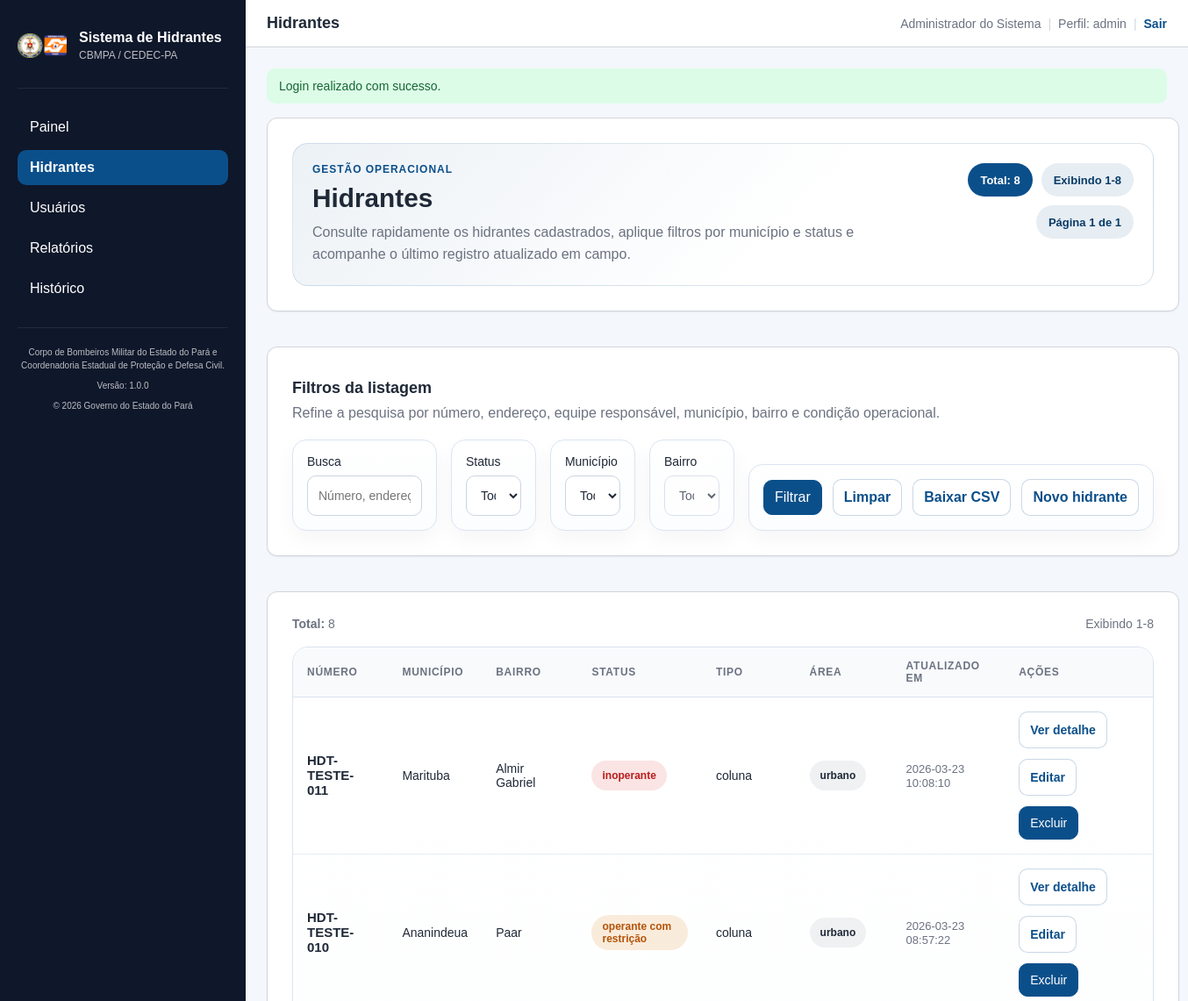
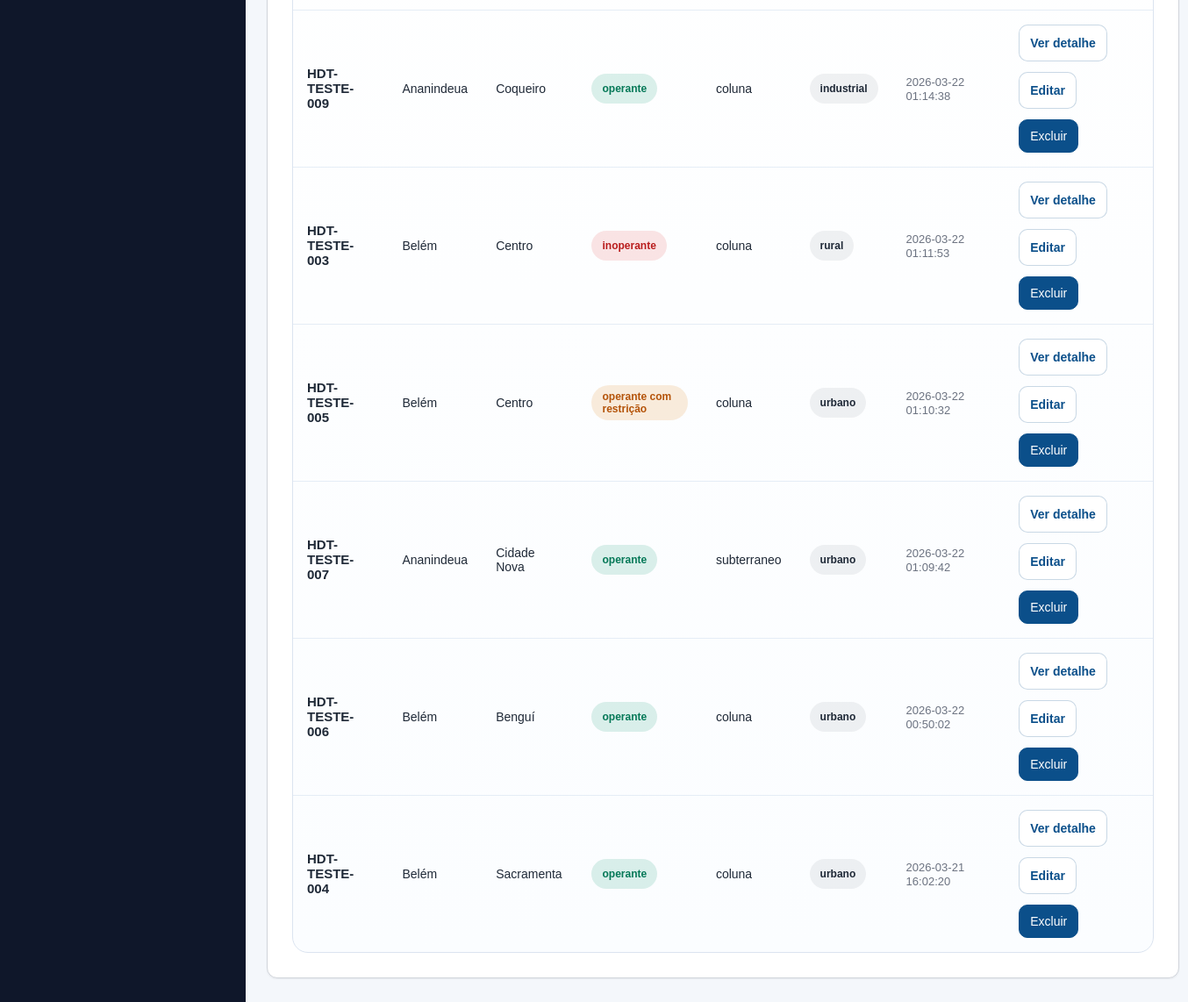
Screenshot of /hidrantes (signed in) with the database file from the repository (2 pictures, top to bottom).
### tables this page shows
CREATE TABLE hidrantes (
    id BIGINT UNSIGNED NOT NULL AUTO_INCREMENT,
    numero_hidrante VARCHAR(20) NOT NULL,
    equipe_responsavel VARCHAR(150) NOT NULL,
    area ENUM('urbano', 'industrial', 'rural') NOT NULL,
    existe_no_local ENUM('sim', 'nao') NOT NULL,
    tipo_hidrante ENUM('coluna', 'subterraneo', 'parede', 'outro') NOT NULL,
    acessibilidade ENUM('sim', 'nao') NOT NULL,
    tampo_conexoes ENUM('integra', 'danificadas', 'ausentes') NOT NULL,
    tampas_ausentes VARCHAR(100) NULL,
    caixa_protecao ENUM('sim', 'nao') NOT NULL,
    condicao_caixa ENUM('boa', 'regular', 'ruim') NULL,
    presenca_agua_interior ENUM('sim', 'nao') NOT NULL,
    teste_realizado ENUM('sim', 'nao') NOT NULL,
    resultado_teste ENUM('funcionando normalmente', 'vazamento', 'vazao insuficiente', 'nao funcionou') NULL,
    status_operacional ENUM('operante', 'operante com restricao', 'inoperante') NOT NULL,
    municipio_id BIGINT UNSIGNED NOT NULL,
    bairro_id BIGINT UNSIGNED NULL,
    endereco VARCHAR(255) NOT NULL,
    latitude DECIMAL(10,7) NULL,
    longitude DECIMAL(10,7) NULL,
    foto_01 VARCHAR(255) NULL,
    foto_02 VARCHAR(255) NULL,
    foto_03 VARCHAR(255) NULL,
    criado_em DATETIME NOT NULL DEFAULT CURRENT_TIMESTAMP,
    atualizado_em DATETIME NOT NULL DEFAULT CURRENT_TIMESTAMP ON UPDATE CURRENT_TIMESTAMP,
    criado_por_usuario_id BIGINT UNSIGNED NULL,
    atualizado_por_usuario_id BIGINT UNSIGNED NULL,
    deleted_at DATETIME NULL,
    deleted_por_usuario_id BIGINT UNSIGNED NULL,

    CONSTRAINT pk_hidrantes PRIMARY KEY (id),
    CONSTRAINT uq_hidrantes_numero UNIQUE (numero_hidrante),
    CONSTRAINT fk_hidrantes_municipio
        FOREIGN KEY (municipio_id)
        REFERENCES municipios (id)
        ON UPDATE CASCADE
        ON DELETE RESTRICT,
    CONSTRAINT fk_hidrantes_bairro
        FOREIGN KEY (bairro_id)
        REFERENCES bairros (id)
        ON UPDATE CASCADE
        ON DELETE SET NULL,
    CONSTRAINT fk_hidrantes_criado_por
        FOREIGN KEY (criado_por_usuario_id)
        REFERENCES usuarios (id)
        ON UPDATE CASCADE
        ON DELETE SET NULL,
    CONSTRAINT fk_hidrantes_atualizado_por
        FOREIGN KEY (atualizado_por_usuario_id)
        REFERENCES usuarios (id)
        ON UPDATE CASCADE
        ON DELETE SET NULL,
    CONSTRAINT chk_hidrantes_latitude
        CHECK (latitude IS NULL OR (latitude >= -90.0000000 AND latitude <= 90.0000000)),
    CONSTRAINT chk_hidrantes_longitude
        CHECK (longitude IS NULL OR (longitude >= -180.0000000 AND longitude <= 180.0000000)),
    CONSTRAINT chk_hidrantes_resultado_teste
        CHECK (
            (teste_realizado = 'sim')
            OR (teste_realizado = 'nao' AND resultado_teste IS NULL)
        ),
    CONSTRAINT fk_hidrantes_deleted_por
        FOREIGN KEY (deleted_por_usuario_id)
        REFERENCES usuarios (id)
        ON UPDATE CASCADE
        ON DELETE SET NULL
);

CREATE TABLE municipios (
    id BIGINT UNSIGNED NOT NULL AUTO_INCREMENT,
    nome VARCHAR(150) NOT NULL,
    codigo_ibge VARCHAR(20) NULL,
    uf CHAR(2) NOT NULL DEFAULT 'PA',
    ativo TINYINT(1) NOT NULL DEFAULT 1,

    CONSTRAINT pk_municipios PRIMARY KEY (id),
    CONSTRAINT uq_municipios_nome UNIQUE (nome),
    CONSTRAINT uq_municipios_codigo_ibge UNIQUE (codigo_ibge)
);

CREATE TABLE bairros (
    id BIGINT UNSIGNED NOT NULL AUTO_INCREMENT,
    municipio_id BIGINT UNSIGNED NOT NULL,
    nome VARCHAR(150) NOT NULL,
    codigo_ibge VARCHAR(30) NULL,
    geojson_referencia LONGTEXT NULL,
    ativo TINYINT(1) NOT NULL DEFAULT 1,

    CONSTRAINT pk_bairros PRIMARY KEY (id),
    CONSTRAINT uq_bairros_municipio_nome UNIQUE (municipio_id, nome),
    CONSTRAINT uq_bairros_codigo_ibge UNIQUE (codigo_ibge),
    CONSTRAINT fk_bairros_municipio
        FOREIGN KEY (municipio_id)
        REFERENCES municipios (id)
        ON UPDATE CASCADE
        ON DELETE RESTRICT
);

### hidrantes_app/resources/views/hidrantes/index.php (the view, shortened to what the rows shown need)
<?php
$auth = Session::get('auth');
$perfil = $auth['perfil'] ?? '';
$pagination = $pagination ?? [
    'current_page' => 1,
    'per_page' => 15,
    'total' => 0,
    'last_page' => 1,
    'from' => 0,
    'to' => 0,
];
function build_csv_url(array $filters): string
{
    $query = array_filter([
        'q' => $filters['q'] ?? '',
        'status_operacional' => $filters['status_operacional'] ?? '',
        'municipio_id' => $filters['municipio_id'] ?? '',
        'bairro_id' => $filters['bairro_id'] ?? '',
    ], static fn($value) => $value !== null && $value !== '');
    $suffix = $query === [] ? '' : '?' . http_build_query($query);
    return '/hidrantes/exportar/csv' . $suffix;
}
function hidrante_photo_items(array $hidrante): array
{
    $items = [];
    foreach (['foto_01', 'foto_02', 'foto_03'] as $index => $field) {
        $filename = trim((string) ($hidrante[$field] ?? ''));
        if ($filename === '') {
            continue;
        }
        $items[] = [
            'label' => 'Foto ' . ($index + 1),
            'url' => '/uploads/hidrantes/' . rawurlencode($filename),
        ];
    }
    return $items;
}
function hidrante_detail_payload(array $hidrante): string
{
    $payload = [
        'numero_hidrante' => (string) ($hidrante['numero_hidrante'] ?? '-'),
        'equipe_responsavel' => (string) ($hidrante['equipe_responsavel'] ?? '-'),
        'area' => (string) ($hidrante['area'] ?? '-'),
        'existe_no_local' => (string) ($hidrante['existe_no_local'] ?? '-'),
        'tipo_hidrante' => (string) ($hidrante['tipo_hidrante'] ?? '-'),
        'acessibilidade' => (string) ($hidrante['acessibilidade'] ?? '-'),
        'tampo_conexoes' => (string) ($hidrante['tampo_conexoes'] ?? '-'),
        'tampas_ausentes' => (string) ($hidrante['tampas_ausentes'] ?? '-'),
        'caixa_protecao' => (string) ($hidrante['caixa_protecao'] ?? '-'),
        'condicao_caixa' => (string) ($hidrante['condicao_caixa'] ?? '-'),
        'presenca_agua_interior' => (string) ($hidrante['presenca_agua_interior'] ?? '-'),
        'teste_realizado' => (string) ($hidrante['teste_realizado'] ?? '-'),
        'resultado_teste' => (string) ($hidrante['resultado_teste'] ?? '-'),
        'status_operacional' => (string) ($hidrante['status_operacional'] ?? '-'),
        'municipio_nome' => (string) ($hidrante['municipio_nome'] ?? '-'),
        'bairro_nome' => (string) (($hidrante['bairro_nome'] ?? '') !== '' ? $hidrante['bairro_nome'] : '-'),
        'endereco' => (string) ($hidrante['endereco'] ?? '-'),
        'latitude' => (string) ($hidrante['latitude'] ?? ''),
        'longitude' => (string) ($hidrante['longitude'] ?? ''),
        'criado_em' => (string) ($hidrante['criado_em'] ?? '-'),
        'atualizado_em' => (string) ($hidrante['atualizado_em'] ?? '-'),
        'fotos' => hidrante_photo_items($hidrante),
    ];
    $json = json_encode($payload, JSON_UNESCAPED_UNICODE | JSON_UNESCAPED_SLASHES);
    return $json === false ? '{}' : e($json);
}
function hidrante_status_class(?string $status): string
{
    return match (strtolower(trim((string) $status))) {
        'operante' => 'is-operante',
        'operante com restricao' => 'is-restricao',
        'inoperante' => 'is-inoperante',
        default => 'is-neutral',
    };
}
?>
<div class="hidrante-listing-page">
    <section class="card hidrante-listing-card hidrante-listing-hero">
        <div class="hidrante-form-header">
            <div class="hidrante-form-header-copy">
                <p class="hidrante-form-eyebrow">Gestão operacional</p>
                <h1><?= e($title) ?></h1>
                <p class="hidrante-form-description">
                    Consulte rapidamente os hidrantes cadastrados, aplique filtros por município e status e acompanhe o último registro atualizado em campo.
                </p>
            </div>
            <div class="hidrante-form-header-badges">
                <span class="hidrante-form-badge">Total: <?= (int) $pagination['total'] ?></span>
                <span class="hidrante-form-badge is-soft">Exibindo <?= (int) $pagination['from'] ?>-<?= (int) $pagination['to'] ?></span>
                <span class="hidrante-form-badge is-soft">Página <?= (int) $pagination['current_page'] ?> de <?= (int) $pagination['last_page'] ?></span>
            </div>
        </div>
    </section>
    <section class="card hidrante-listing-card">
        <div class="hidrante-form-divider">
            <h3>Filtros da listagem</h3>
            <p>Refine a pesquisa por número, endereço, equipe responsável, município, bairro e condição operacional.</p>
        </div>
        <form method="GET" action="/hidrantes" class="filters-grid hidrante-listing-filters">
            <label>Busca
                <input
                    type="text"
                    name="q"
                    value="<?= e($filters['q'] ?? '') ?>"
                    placeholder="Número, endereço ou equipe responsável"
                >
            </label>
            <label>Status
                <select name="status_operacional">
                    <option value="">Todos</option>
                </select>
            </label>
            <label>Município
                <select name="municipio_id" id="filter-municipio-id">
                    <option value="">Todos</option>
                </select>
            </label>
            <label>Bairro
                <select
                    name="bairro_id"
                    id="filter-bairro-id"
                    <?= empty($filters['municipio_id']) ? 'disabled' : '' ?>
                    data-selected-bairro-id="<?= e((string) ($filters['bairro_id'] ?? '')) ?>"
                >
                    <option value="">Todos</option>
                </select>
            </label>
            <div class="actions-inline hidrante-listing-actions">
                <button type="submit">Filtrar</button>
                <a class="btn-secondary" href="/hidrantes">Limpar</a>
                <a class="btn-secondary" href="<?= e(build_csv_url($filters)) ?>">Baixar CSV</a>
                <?php if (in_array($perfil, ['admin', 'gestor'], true)): ?>
                    <a class="btn-secondary" href="/hidrantes/novo">Novo hidrante</a>
                <?php endif; ?>
            </div>
        </form>
    </section>
    <section class="card hidrante-listing-card">
        <div class="table-header hidrante-listing-results-header">
            <div>
                <strong>Total:</strong> <?= (int) $pagination['total'] ?>
            </div>
            <div>
                Exibindo <?= (int) $pagination['from'] ?>-<?= (int) $pagination['to'] ?>
            </div>
        </div>
        <div class="hidrante-table-shell">
            <table class="hidrante-table">
                <thead>
                <tr>
                    <th>Número</th>
                    <th>Município</th>
                    <th>Bairro</th>
                    <th>Status</th>
                    <th>Tipo</th>
                    <th>Área</th>
                    <th>Atualizado em</th>
                    <th>Ações</th>
                </tr>
                </thead>
                <tbody>
                <?php if (empty($hidrantes)): ?>
                    <tr>
                        <td colspan="8" class="hidrante-table-empty">Nenhum hidrante encontrado.</td>
                    </tr>
                <?php else: ?>
                    <?php foreach ($hidrantes as $hidrante): ?>
                        <tr>
                            <td data-label="Número">
                                <div class="hidrante-table-primary"><?= e($hidrante['numero_hidrante']) ?></div>
                            </td>
                            <td data-label="Município"><?= e($hidrante['municipio_nome']) ?></td>
                            <td data-label="Bairro"><?= e($hidrante['bairro_nome'] ?? '-') ?></td>
                            <td data-label="Status">
                                <span class="hidrante-status-badge <?= e(hidrante_status_class($hidrante['status_operacional'] ?? '')) ?>">
                                    <?= e(match (trim((string) ($hidrante['status_operacional'] ?? ''))) {
                                        'operante com restricao' => 'operante com restrição',
                                        default => (string) ($hidrante['status_operacional'] ?? ''),
                                    }) ?>
                                </span>
                            </td>
                            <td data-label="Tipo"><?= e($hidrante['tipo_hidrante']) ?></td>
                            <td data-label="Área">
                                <span class="hidrante-table-chip"><?= e($hidrante['area']) ?></span>
                            </td>
                            <td data-label="Atualizado em">
                                <span class="hidrante-table-muted"><?= e($hidrante['atualizado_em']) ?></span>
                            </td>
                            <td data-label="Ações">
                                <div class="actions-inline hidrante-table-actions">
                                    <button
                                        type="button"
                                        class="btn-secondary"
                                        data-hidrante-detail
                                        data-hidrante='<?= hidrante_detail_payload($hidrante) ?>'
                                    >
                                        Ver detalhe
                                    </button>
                                    <a class="btn-secondary" href="/hidrantes/<?= (int) $hidrante['id'] ?>/editar">Editar</a>
                                    <?php if (in_array($perfil, ['admin', 'gestor'], true)): ?>
                                        <form
                                            method="POST"
                                            action="/hidrantes/<?= (int) $hidrante['id'] ?>/excluir"
                                            data-confirm-submit
                                            data-confirm-message="Deseja realmente excluir este hidrante?"
                                        >
                                            <button type="submit">Excluir</button>
                                        </form>
                                    <?php endif; ?>
                                </div>
                            </td>
                        </tr>
                    <?php endforeach; ?>
                <?php endif; ?>
                </tbody>
            </table>
        </div>
    </section>
</div>

### hidrantes_app/app/Core/Router.php (shortened to what the rows shown need)
<?php
class Router
{
    private array $routes = [];
    private function addRoute(string $method, string $path, array $handler, array $middlewares = []): void
    {
        $this->routes[] = compact('method', 'path', 'handler', 'middlewares');
    }
    public function dispatch(Request $request): void
    {
        $requestMethod = $request->method();
        $requestUri = $request->uri();
        foreach ($this->routes as $route) {
            if ($route['method'] !== $requestMethod) {
                continue;
            }
            $pattern = preg_replace('#\{[^/]+\}#', '([^/]+)', $route['path']);
            $pattern = '#^' . rtrim($pattern, '/') . '$#';
            if ($route['path'] === '/') {
                $pattern = '#^/$#';
            }
            if (!preg_match($pattern, $requestUri, $matches)) {
                continue;
            }
            array_shift($matches);
            [$controllerClass, $method] = $route['handler'];
            $controller = new $controllerClass();
            call_user_func_array([$controller, $method], $matches);
            return;
        }
    }
}

### rows the page displays
hidrantes: numero_hidrante "HDT-TESTE-011", municipio.nome "Marituba", bairro.nome "Almir Gabriel", status_operacional "inoperante", tipo_hidrante "coluna", area "urbano", atualizado_em "2026-03-23 10:08:10"
hidrantes: numero_hidrante "HDT-TESTE-010", municipio.nome "Ananindeua", bairro.nome "Paar", status_operacional "operante com restrição", tipo_hidrante "coluna", area "urbano", atualizado_em "2026-03-23 08:57:22"
hidrantes: numero_hidrante "HDT-TESTE-009", municipio.nome "Ananindeua", bairro.nome "Coqueiro", status_operacional "operante", tipo_hidrante "coluna", area "industrial", atualizado_em "2026-03-22 01:14:38"
hidrantes: numero_hidrante "HDT-TESTE-003", municipio.nome "Belém", bairro.nome "Centro", status_operacional "inoperante", tipo_hidrante "coluna", area "rural", atualizado_em "2026-03-22 01:11:53"
hidrantes: numero_hidrante "HDT-TESTE-005", municipio.nome "Belém", bairro.nome "Centro", status_operacional "operante com restrição", tipo_hidrante "coluna", area "urbano", atualizado_em "2026-03-22 01:10:32"
hidrantes: numero_hidrante "HDT-TESTE-007", municipio.nome "Ananindeua", bairro.nome "Cidade Nova", status_operacional "operante", tipo_hidrante "subterraneo", area "urbano", atualizado_em "2026-03-22 01:09:42"
hidrantes: numero_hidrante "HDT-TESTE-006", municipio.nome "Belém", bairro.nome "Benguí", status_operacional "operante", tipo_hidrante "coluna", area "urbano", atualizado_em "2026-03-22 00:50:02"
hidrantes: numero_hidrante "HDT-TESTE-004", municipio.nome "Belém", bairro.nome "Sacramenta", status_operacional "operante", tipo_hidrante "coluna", area "urbano", atualizado_em "2026-03-21 16:02:20"
